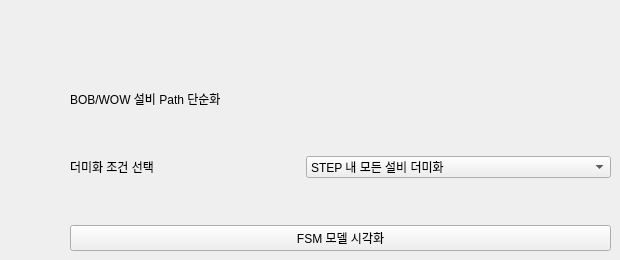
     <widget class="QWidget" name="machine_path_simplify_label">
      <attribute name="icon">
       <iconset>
        <normaloff>image/simplification.png</normaloff>image/simplification.png</iconset>
      </attribute>
      <attribute name="title">
       <string/>
      </attribute>
      <widget class="QWidget" name="verticalLayoutWidget_2">
       <property name="geometry">
        <rect>
         <x>70</x>
         <y>90</y>
         <width>541</width>
         <height>161</height>
        </rect>
       </property>
       <layout class="QVBoxLayout" name="verticalLayout_12">
        <item>
         <widget class="QLabel" name="label_23">
          <property name="text">
           <string>BOB/WOW 설비 Path 단순화</string>
          </property>
         </widget>
        </item>
        <item>
         <spacer name="verticalSpacer_17">
          <property name="orientation">
           <enum>Qt::Vertical</enum>
          </property>
          <property name="sizeHint" stdset="0">
           <size>
            <width>20</width>
            <height>40</height>
           </size>
          </property>
         </spacer>
        </item>
        <item>
         <layout class="QHBoxLayout" name="horizontalLayout_17">
          <item>
           <widget class="QLabel" name="dummy_label">
            <property name="text">
             <string>더미화 조건 선택</string>
            </property>
           </widget>
          </item>
          <item>
           <widget class="QComboBox" name="dummy_combobox">
            <property name="sizePolicy">
             <sizepolicy hsizetype="Preferred" vsizetype="Preferred">
              <horstretch>0</horstretch>
              <verstretch>0</verstretch>
             </sizepolicy>
            </property>
            <item>
             <property name="text">
              <string>STEP 내 모든 설비 더미화</string>
             </property>
            </item>
            <item>
             <property name="text">
              <string>이전 STEP의 모든 설비의 성과 속성이 같은 설비 더미화</string>
             </property>
            </item>
            <item>
             <property name="text">
              <string>이후 STEP의 모든 설비의 성과 속성이 같은 설비 더미화</string>
             </property>
            </item>
           </widget>
          </item>
         </layout>
        </item>
        <item>
         <spacer name="verticalSpacer_19">
          <property name="orientation">
           <enum>Qt::Vertical</enum>
          </property>
          <property name="sizeHint" stdset="0">
           <size>
            <width>20</width>
            <height>40</height>
           </size>
          </property>
         </spacer>
        </item>
        <item>
         <layout class="QHBoxLayout" name="horizontalLayout_18">
          <item>
           <widget class="QPushButton" name="visualization_push">
            <property name="text">
             <string>FSM 모델 시각화</string>
            </property>
           </widget>
          </item>
         </layout>
        </item>
       </layout>
      </widget>
     </widget>
